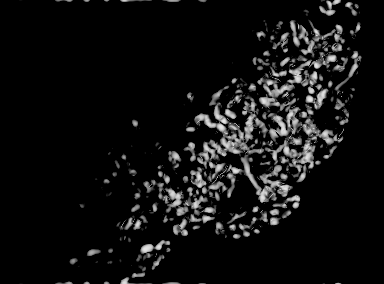
%> input picture codeBISA/LPC-SI/Dargon.bmp, 384 x 284 px
$ octave --eval "result = LPC_index_score(imread('Dargon.bmp'));"   (GNU Octave 9; MATLAB toolbox functions it lacks are replaced by stand-ins)
%> lines starting %> are read from the running program, lines starting %| are printed output that depends on the picture
function [lpc_si, lpc_map] = LPC_index_score(im, scales, w, C, Beta_k, norient, B)

%========================================================================
%LPC-SI = Local Phase Coherence - Sharpness Index, Version 1.0
%Copyright(c) 2013 Rania Hassen
%All Rights Reserved.
%
%The authors are with Department of Electrical and Computer Engineering,
%University of Waterloo, Canada.
%
%----------------------------------------------------------------------
%Permission to use, copy, or modify this software and its documentation
%for educational and research purposes only and without fee is hereby
%granted, provided that this copyright notice and the original authors'
%names appear on all copies and supporting documentation. This program
%shall not be used, rewritten, or adapted as the basis of a commercial
%software or hardware product without first obtaining permission of the
%authors. The authors make no representations about the suitability of
%this software for any purpose. It is provided "as is" without express
%or implied warranty.
%----------------------------------------------------------------------
%
%This is an implementation of the algorithm for calculating the
%Local Phase Coherence - Sharpness Index (LPC-SI) for an input image.
%Please refer to the following papers:
%
%R. Hassen, Z. Wang, M. Salama, "Image Sharpness Assessment Based on Local Phase
% Coherence", IEEE Transactions on Image Processing, Volume: 22, Issue: 0, to appear 2013.
%
%R. Hassen, Z. Wang, and M. Salama, ¡°No-reference image sharpness
%assessment based on local phase coherence measurement ,¡± IEEE International
%Conference on Acoustics, Speech, & Signal Processing, Dallas, TX, Mar. 14-19, 2010.
%
%Kindly report any suggestions or corrections to zhouwang@ieee.org
%
%----------------------------------------------------------------------
%
%Input : (1) im: the input image
%        (2) scales: scales level of successive filters (see the above
%            reference for different scale factors).
%            Default is [1 3/2 2]
%        (3) w: scales weights used to evaluate LPC. The value of
%            weights are associated by the scales choosen. (see the above
%            reference for different scale factors and weights).
%            Default is [1 -3 2]
%        (4) C: constant in the LPC-SI formula (see the above
%            reference). Default is C = 2;
%        (5) Beta_k: parameter used to control the speed of decay of the
%            weighting function. default is: Beta_k = 1e-4;
%        (6) norient: number of filters orientation
%        (7) B: boundry parameter used to crop the input image
%
%Output: (1) lpc_si: no-reference sharpness objective score of the input
%            image. 1 means very sharp, and 0 means very blurred.
%        (2) lpc_map: LPC sharpness map
%
%Default Usage:
%   Given an input blurred image im, compute the preceived sharpness as
%   follow:
%
%   [si lpc_map] = lpc_si(im);
%
%Advanced Usage:
%   You can choose different scale values as follow:
%
%   [si lpc_map] = lpc_si(im,[1 2 4], [1 -3 2]);
%
%The authors would like to thanks Dr. Peter Kovesi for providing the
%intial implementation of logGabor filter bank.
%========================================================================

[row, col, dep]= size(im);
if dep > 1
    im = rgb2gray(im);
end

if nargin < 7,  B = round(min(row, col)/16); end
if nargin < 6,  norient  = 8; end
if nargin < 5,  Beta_k = 1e-4; end
if nargin < 4,  C = 2; end
if nargin < 3,  w = [1 -3 2]; end
if nargin < 2,  scales   = [1 3/2 2]; end

nscale   = length(scales);

im = double(im);
filter  = logGabor_2D(im,norient,nscale,scales,0.75);
imfft   = fft2(im);
s_lpc   = ones(row, col, norient);

for o = 1:norient
    for s = 1:nscale
        M(:,:,s) = ifft2(imfft .* filter{s,o});
        s_lpc(:,:,o) = s_lpc(:,:,o).*(M(:,:,s).^w(s));
    end
    e = abs(M(:,:,1));
    e_center = e(B+1:end-B, B+1:end-B);
    e_mean = mean(e_center(:));
    e_std = std(e_center(:));  % std  standard deviation
    T = e_mean + 2*e_std;
    e = max(0, e-T);
    energy(:,:,o) = e;
end
s_lpc_map = cos(angle(s_lpc));
s_lpc_map(s_lpc_map<0) = 0;
lpc_map = (sum(s_lpc_map.*energy,3))./(sum(energy,3) + C);
lpc_map_center = lpc_map(B+1:end-B, B+1:end-B);

sorted_si = sort(lpc_map_center(:),'descend')';
N = length(sorted_si);
u = exp(-((0:(N-1))/(N-1))/Beta_k);
lpc_si = sum(sorted_si.*u)/sum(u);

return;

% Copyright (c) 1996-2010 Peter Kovesi Centre for Exploration Targeting The University of Western Australia peter.kovesi at uwa edu au
function [filter] = logGabor_2D(im,nornt,ns,scalefac,sigma)


nscale          = ns;          % Number of wavelet scales.
norient         = nornt;       % Number of filter orientations.
minWaveLength   = 4;           % Wavelength of smallest scale filter.
r               = scalefac;    % Scaling factor between successive filters.
sigmaOnf        = sigma;       % Ratio of the standard deviation of the
                               % Gaussian describing the log Gabor filter's
                               % transfer function in the frequency domain
                               % to the filter center frequency.
dThetaOnSigma   = 1.5;   % Ratio of angular interval between filter orientations
                         % and the standard deviation of the angular Gaussian
                         % function used to construct filters in the
                         % freq. plane.

filter = cell(nscale, norient);
thetaSigma = pi/norient/dThetaOnSigma;  % Calculate the standard deviation of the
                                        % angular Gaussian function used to
                                        % construct filters in the freq. plane.

[rows,cols] = size(im);

% Pre-compute some stuff to speed up filter construction
% Set up X and Y matrices with ranges normalised to +/- 0.5
% The following code adjusts things appropriately for odd and even values
% of rows and columns.
if mod(cols,2)
    xrange = [-(cols-1)/2:(cols-1)/2]/(cols-1);
else
    xrange = [-cols/2:(cols/2-1)]/cols;
end

if mod(rows,2)
    yrange = [-(rows-1)/2:(rows-1)/2]/(rows-1);
else
    yrange = [-rows/2:(rows/2-1)]/rows;
end

[x,y] = meshgrid(xrange, yrange);

radius = sqrt(x.^2 + y.^2);       % Matrix values contain *normalised* radius from centre.
theta = atan2(-y,x);              % Matrix values contain polar angle.
                                  % (note -ve y is used to give +ve
                                  % anti-clockwise angles)

radius = ifftshift(radius);       % Quadrant shift radius and theta so that filters
theta  = ifftshift(theta);        % are constructed with 0 frequency at the corners.
radius(1,1) = 1;                  % Get rid of the 0 radius value at the 0
                                  % frequency point (now at top-left corner)
                                  % so that taking the log of the radius will
                                  % not cause trouble.

sintheta = sin(theta);
costheta = cos(theta);
clear x; clear y; clear theta;    % save a little memory

% Filters are constructed in terms of two components.
% 1) The radial component, which controls the frequency band that the filter
%    responds to
% 2) The angular component, which controls the orientation that the filter
%    responds to.
% The two components are multiplied together to construct the overall filter.

% Construct the radial filter components...

% First construct a low-pass filter that is as large as possible, yet falls
% away to zero at the boundaries.  All log Gabor filters are multiplied by
% this to ensure no extra frequencies at the 'corners' of the FFT are
% incorporated as this seems to upset the normalisation process when
% calculating phase congrunecy.
lp = lowpassfilter([rows,cols],.45,15);   % Radius .45, 'sharpness' 15

logGabor = cell(1,nscale);

for s = 1:nscale
    if size(r,2)> 1
        wavelength = minWaveLength * r(s);
    else
        wavelength = minWaveLength * r^(s-1);
    end
    fo = 1.0/wavelength;                  % Centre frequency of filter.
    logGabor{s} = exp((-(log(radius/fo)).^2) / (2 * log(sigmaOnf)^2));
    logGabor{s} = logGabor{s}.*lp;        % Apply low-pass filter
    logGabor{s}(1,1) = 0;                 % Set the value at the 0 frequency point of the filter
                                          % back to zero (undo the radius fudge).
end

% Then construct the angular filter components...

spread = cell(1,norient);

for o = 1:norient
  angl = (o-1)*pi/norient;           % Filter angle.

  % For each point in the filter matrix calculate the angular distance from
  % the specified filter orientation.  To overcome the angular wrap-around
  % problem sine difference and cosine difference values are first computed
  % and then the atan2 function is used to determine angular distance.

  ds = sintheta * cos(angl) - costheta * sin(angl);    % Difference in sine.
  dc = costheta * cos(angl) + sintheta * sin(angl);    % Difference in cosine.
  dtheta = abs(atan2(ds,dc));                          % Absolute angular distance.
  spread{o} = exp((-dtheta.^2) / (2 * thetaSigma^2));  % Calculate the
                                                       % angular filter component.
end
% The main loop...

for o = 1:norient                    % For each orientation.
%   angl = (o-1)*pi/norient;           % Filter angle.
  for s = 1:nscale,                  % For each scale.
    filter{s,o} = logGabor{s} .* spread{o};   % Multiply radial and angular
  end
end
%--------------------------------------------------------------------------
function f = lowpassfilter(sze, cutoff, n)

    if cutoff < 0 | cutoff > 0.5
        error('cutoff frequency must be between 0 and 0.5');
    end

    if rem(n,1) ~= 0 | n < 1
        error('n must be an integer >= 1');
    end

    if length(sze) == 1
        rows = sze; cols = sze;
    else
        rows = sze(1); cols = sze(2);
    end

    % Set up X and Y matrices with ranges normalised to +/- 0.5
    % The following code adjusts things appropriately for odd and even values
    % of rows and columns.
    if mod(cols,2)
        xrange = [-(cols-1)/2:(cols-1)/2]/(cols-1);
    else
        xrange = [-cols/2:(cols/2-1)]/cols;
    end

    if mod(rows,2)
        yrange = [-(rows-1)/2:(rows-1)/2]/(rows-1);
    else
        yrange = [-rows/2:(rows/2-1)]/rows;
    end

    [x,y] = meshgrid(xrange, yrange);
    radius = sqrt(x.^2 + y.^2);        % A matrix with every pixel = radius relative to centre.
    f = ifftshift( 1.0 ./ (1.0 + (radius ./ cutoff).^(2*n)) );   % The filter
%> in logGabor_2D, `radius(1,1) = 1;`:
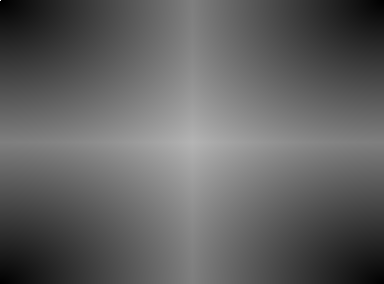
%> radius: size 284x384 double; min 0.0026, max 1, mean 0.383
%> in LPC_index_score, `filter  = logGabor_2D(im,norient,nscale,scales,0.75);`: filter = 24 items
%> the loop in LPC_index_score, `for o = 1:norient` made 8 passes
%> (e_mean, e_std, T) on passes 1 to 8: (1.65, 2.77, 7.2), (1.61, 2.69, 7), (1.59, 2.64, 6.86), (1.53, 2.57, 6.68), (1.59, 2.65, 6.89), (1.67, 2.74, 7.16), (1.72, 2.88, 7.49), (1.72, 2.84, 7.4)
%> pass 1, in LPC_index_score, `e = abs(M(:,:,1));`:
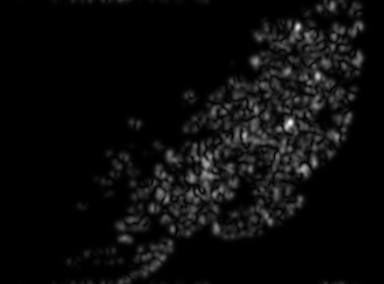
%> e: size 284x384 double; min 2.24e-06, max 29.6, mean 1.4; drawn with min black and max white
%> pass 1, in LPC_index_score, `e_center = e(B+1:end-B, B+1:end-B);`:
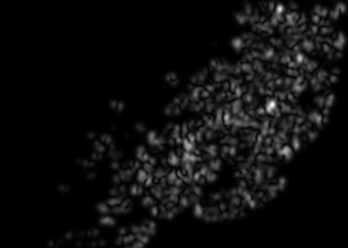
%> e_center: size 248x348 double; min 2.45e-06, max 29.6, mean 1.7; drawn with min black and max white
%> pass 1, in LPC_index_score, `e = max(0, e-T);`:
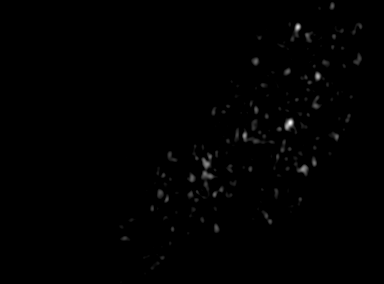
%> e: size 284x384 double; min 0, max 22.4, mean 0.1; drawn with min black and max white
%> pass 2, in LPC_index_score, `e = abs(M(:,:,1));`:
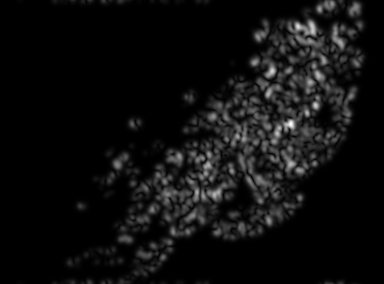
%> e: size 284x384 double; min 6.12e-07, max 23.21, mean 1.3; drawn with min black and max white
%> in LPC_index_score, `lpc_map = (sum(s_lpc_map.*energy,3))./(sum(energy,3) + C);`:
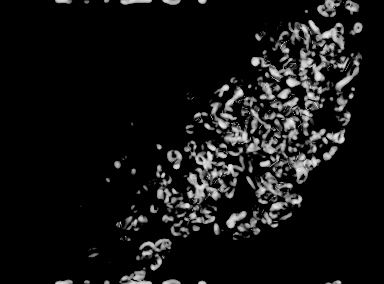
%> lpc_map: size 284x384 double; min 0, max 0.937, mean 0.0777
%> in LPC_index_score, `lpc_map_center = lpc_map(B+1:end-B, B+1:end-B);`:
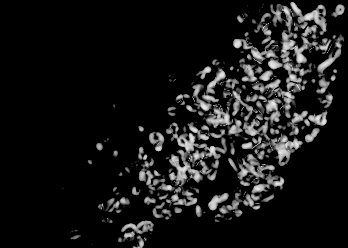
%> lpc_map_center: size 248x348 double; min 0, max 0.937, mean 0.09
%> in LPC_index_score, `lpc_si = sum(sorted_si.*u)/sum(u);`: lpc_si = 0.912

$ run again, on codeBISA/LPC-SI/Flower.bmp
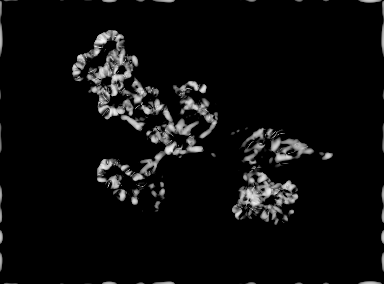
%> input picture codeBISA/LPC-SI/Flower.bmp, 384 x 284 px
%> in LPC_index_score, `filter  = logGabor_2D(im,norient,nscale,scales,0.75);`: filter = 24 items
%> the loop in LPC_index_score, `for o = 1:norient` made 8 passes
%> (e_mean, e_std, T) on passes 1 to 8: (0.87, 2.05, 4.97), (0.833, 1.96, 4.75), (0.882, 2.09, 5.07), (0.867, 2.01, 4.88), (0.926, 2.14, 5.21), (1, 2.32, 5.64), (1.01, 2.32, 5.64), (0.945, 2.21, 5.37)
%> pass 1, in LPC_index_score, `e_center = e(B+1:end-B, B+1:end-B);`:
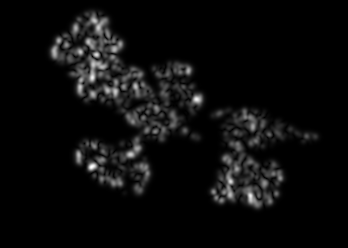
%> e_center: size 248x348 double; min 1.65e-09, max 18.74, mean 0.87; drawn with min black and max white
%> in LPC_index_score, `lpc_map_center = lpc_map(B+1:end-B, B+1:end-B);`:
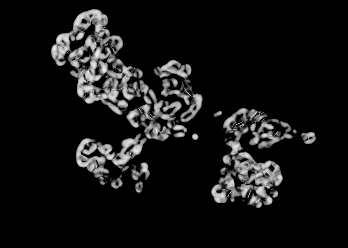
%> lpc_map_center: size 248x348 double; min 0, max 0.935, mean 0.0794
%> lpc_si = 0.916

$ run again, on codeBISA/LPC-SI/monkey.bmp
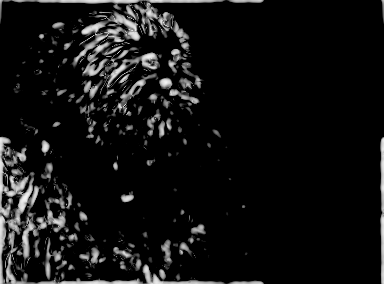
%> input picture codeBISA/LPC-SI/monkey.bmp, 384 x 284 px
%> in LPC_index_score, `filter  = logGabor_2D(im,norient,nscale,scales,0.75);`: filter = 24 items
%> the loop in LPC_index_score, `for o = 1:norient` made 8 passes
%> (e_mean, e_std, T) on passes 1 to 8: (1.26, 2.43, 6.12), (1.14, 2.21, 5.57), (1.08, 2.07, 5.21), (1.04, 2.04, 5.13), (1.1, 2.22, 5.53), (1.28, 2.71, 6.7), (1.37, 2.91, 7.19), (1.32, 2.6, 6.52)
%> pass 1, in LPC_index_score, `e_center = e(B+1:end-B, B+1:end-B);`:
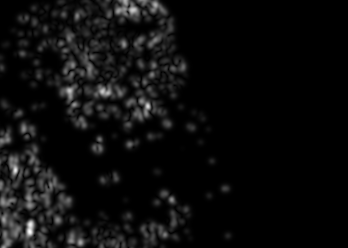
%> e_center: size 248x348 double; min 2.5e-06, max 25.02, mean 1.3; drawn with min black and max white
%> in LPC_index_score, `lpc_map_center = lpc_map(B+1:end-B, B+1:end-B);`:
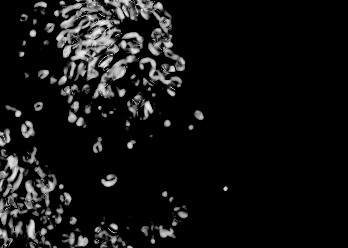
%> lpc_map_center: size 248x348 double; min 0, max 0.948, mean 0.0758
%> lpc_si = 0.928

$ run again, on codeBISA/LPC-SI/orchid.bmp
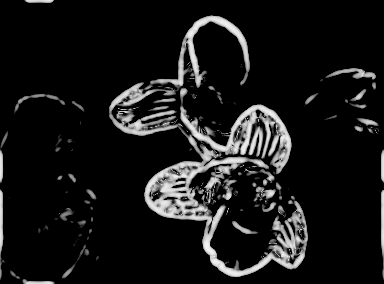
%> input picture codeBISA/LPC-SI/orchid.bmp, 384 x 284 px
%> in LPC_index_score, `filter  = logGabor_2D(im,norient,nscale,scales,0.75);`: filter = 24 items
%> the loop in LPC_index_score, `for o = 1:norient` made 8 passes
%> (e_mean, e_std, T) on passes 1 to 8: (1.43, 3, 7.44), (1.37, 2.81, 6.98), (1.36, 2.7, 6.77), (1.36, 2.66, 6.67), (1.61, 3.31, 8.22), (1.6, 3.23, 8.06), (1.43, 2.77, 6.96), (1.49, 3.15, 7.79)
%> in LPC_index_score, `lpc_map_center = lpc_map(B+1:end-B, B+1:end-B);`:
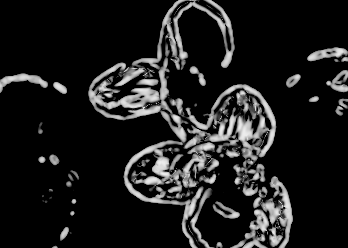
%> lpc_map_center: size 248x348 double; min 0, max 0.932, mean 0.115
%> lpc_si = 0.927
